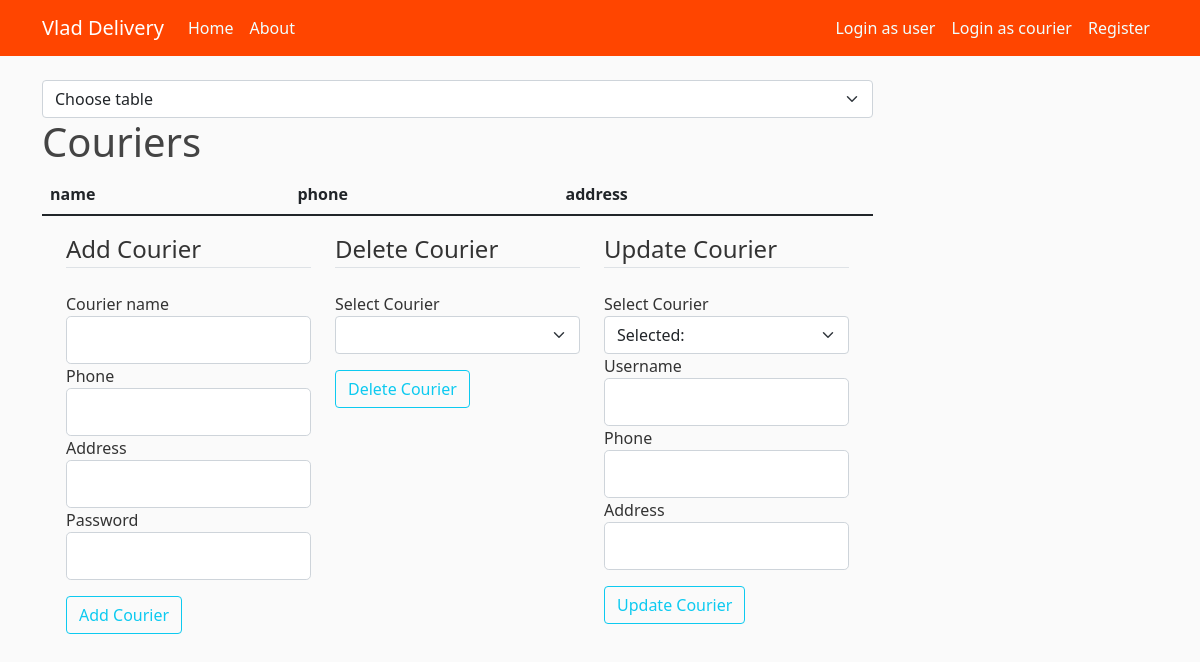
The app's page /admin_tables/couriers/, older data.
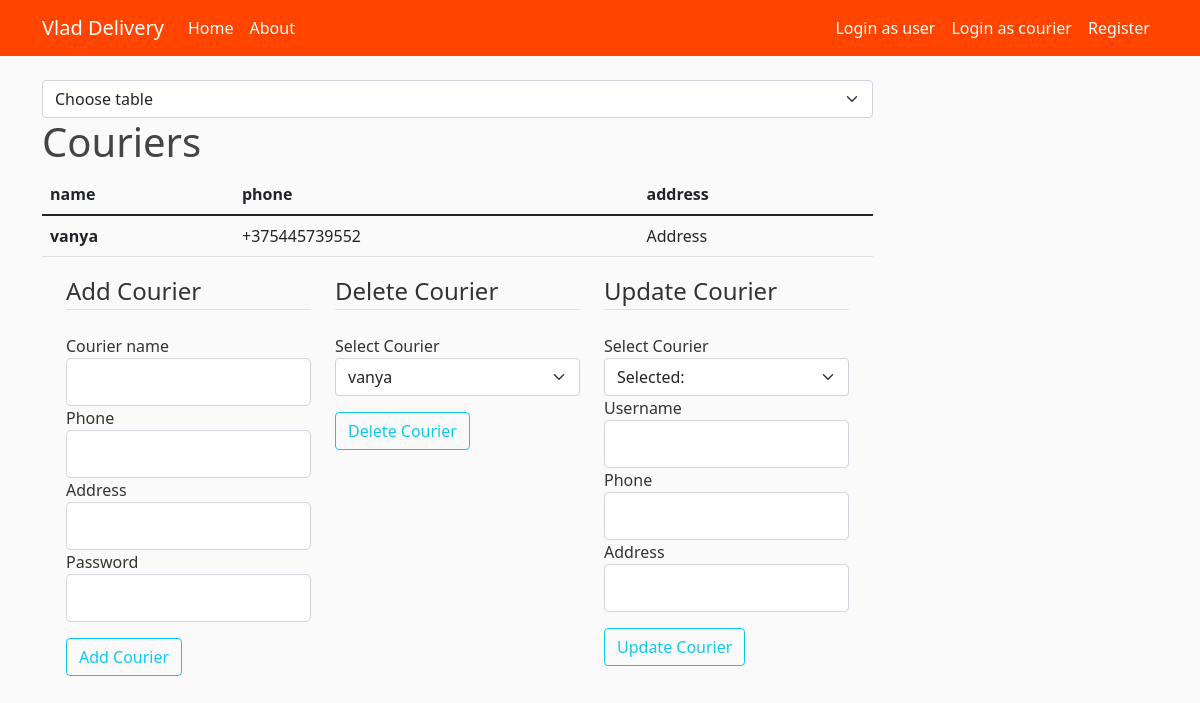
The same page, newer data.
### bd_project/models.py (models this page shows, shortened)
class BaseModel(Model):
    id = PrimaryKeyField(unique=True)
    class Meta:
        database = db
        order_by = 'id'

class Courier(BaseModel):
    name = CharField(max_length=20, unique=True, null=False)
    phone = CharField(max_length=15, unique=True, null=False)
    address = CharField(max_length=20, null=False)
    password = CharField(null=False)
    class Meta:
        db_table = 'Couriers'

### bd_project/admin_couriers_table/routes.py (the view)
@admin_couriers_table.route('/admin_tables/couriers/', methods=['GET'])
def couriers_table():
    add_form, delete_form, update_form, couriers = init_forms_and_couriers()
    delete_form.select_del.choices = [(g.id, g.name) for g in couriers]
    return render_template('admin_pages/table_couriers.html', couriers=couriers, add_form=add_form,
                           delete_form=delete_form, update_form=update_form)

### bd_project/admin_couriers_table/forms.py (shortened to what this page needs)
class AddCourierForm(FlaskForm):
    name_add = StringField('Courier name',
                           validators=[DataRequired(), Length(min=2, max=20)])
    phone_add = StringField('Phone',
                            validators=[DataRequired()])
    address_add = StringField('Address',
                              validators=[DataRequired()])
    password_add = StringField('Password', validators=[DataRequired()])
    submit_add = SubmitField('Add Courier')

class DeleteCourierForm(FlaskForm):
    select_del = SelectField('Select Courier', coerce=int)
    del_submit = SubmitField('Delete Courier')

### bd_project/admin_couriers_table/utils.py (called while the page is built)
def init_forms_and_couriers():
    add_form = AddCourierForm()
    delete_form = DeleteCourierForm()
    update_form = UpdateCourierForm()
    couriers = Courier.select()
    return add_form, delete_form, update_form, couriers

### bd_project/templates/admin_pages/table_couriers.html (shortened to what the changed rows need)
{% extends "admin_pages/admin.html" %}
{% block table %}
<body>
<h1>Couriers</h1>
<table class="table table">
    <thead>
    <tr>
        <th scope="col">name</th>
        <th scope="col">phone</th>
        <th scope="col">address</th>
    </tr>
    </thead>
    <tbody>
    {% for courier in couriers %}
    <tr>
        <th scope="row">{{ courier.name }}</th>
        <td>{{ courier.phone }}</td>
        <td>{{ courier.address }}</td>
    </tr>
    {% endfor %}
    </tbody>
</table>
<div class="container">
    <div class="row">
        <div class="col">
            <form method="post" action="{{ url_for('admin_couriers_table.courier_creation') }}">
                <fieldset class="form-group">
                    <div class="form-group">
                        {{ add_form.address_add.label(class="form-control-label") }}
                        {% if add_form.address_add.errors %}
                        {{ add_form.address_add(class="form-control form-control-lg is-invalid") }}
                        <div class="invalid-feedback">
                            {% for error in add_form.address_add.errors %}
                            <span>{{ error }}</span>
                            {% endfor %}
                        </div>
                        {% else %}
                        {{ add_form.address_add(class="form-control form-control-lg") }}
                        {% endif %}
                    </div>
                </fieldset>
            </form>
        </div>
        <div class="col">
            <form method="post" action="{{ url_for('admin_couriers_table.courier_removing') }}">
                <fieldset class="form-group">
                    <div class="form-group">
                        {{ delete_form.select_del.label(class="form-control-label") }}
                        {{ delete_form.select_del(class="form-select") }}
                    </div>
                </fieldset>
            </form>
        </div>
         <div class="col">
            <form method="post" action="">
                <fieldset class="form-group">
                    <div class="form-group">
                        {{ update_form.address_update.label(class="form-control-label") }}
                        {% if update_form.address_update.errors %}
                        {{ update_form.address_update(class="form-control form-control-lg is-invalid") }}
                        <div class="invalid-feedback">
                            {% for error in update_form.address_update.errors %}
                            <span>{{ error }}</span>
                            {% endfor %}
                        </div>
                        {% else %}
                        {{ update_form.address_update(class="form-control form-control-lg") }}
                        {% endif %}
                    </div>
                </fieldset>
            </form>
        </div>
    </div>
</div>
</body>
{% endblock table %}

Row changes from the older to the newer data that the page shows:
added Courier: name "vanya", phone "+375445739552", address "Address", address_add.label "Address", address_update.label "Address"
Text that changed along with them:
form field select_del: (not shown) → "vanya"
{{ add_form.address_add.label(class="form-control-label") }}: "Address" → (not shown)
{{ update_form.address_update.label(class="form-control-label") }}: "Address" → (not shown)
